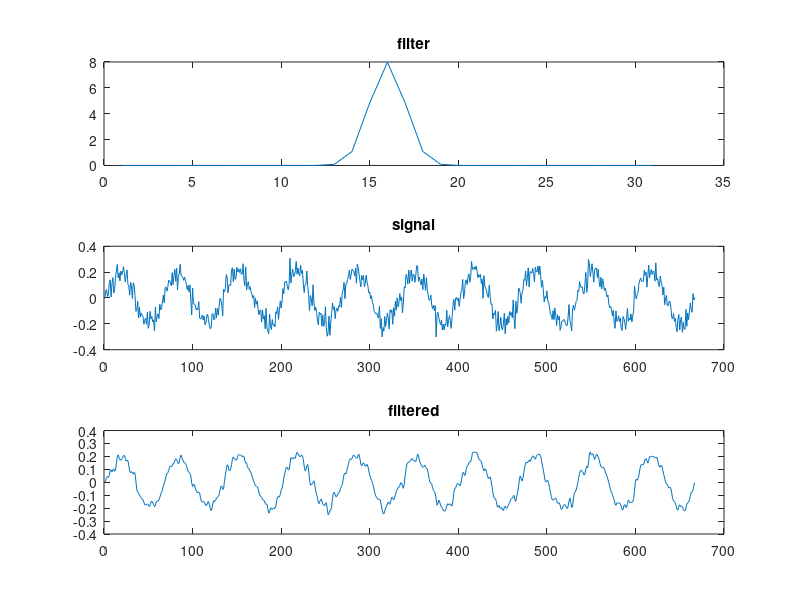

MATLAB code to generate this figure:
clear; clc; close all;
tic;

gaussian = @(sigma, x) (1/(sigma*sqrt(2*pi)))* exp(-0.5*x.^2 / sigma^2);

sigma = 0.05;
x_filt = -0.75:0.05:0.75;
x_data = 0:0.15:100;

g = gaussian(sigma, x_filt);
delay = (length(x_filt)-1)/2;

%signal = randn(1,length(x_data));
signal = 0.2*sin(2*pi*0.1*x_data) + 0.05*randn(1,length(x_data));

% filter the signal
signal_filt = filter(g, 1, [signal zeros(1,delay-1)]) / sum(abs(g));

%post-process the delay
signal_filt = signal_filt(delay:end);

subplot(311);
plot(1:length(g),g); title('filter');
subplot(312);
plot(1:length(signal),signal); title('signal');
subplot(313);
plot(1:length(signal_filt), signal_filt); title('filtered');

toc;
